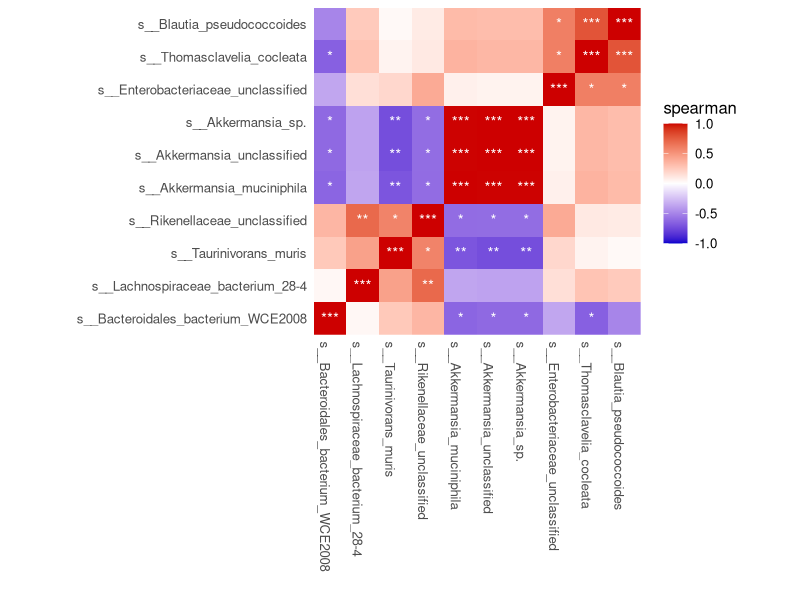

Here is the R script that generated this plot:
require(dplyr)
require(ggplot2)

gut <- readxl::read_excel("41.correlation heatmap.xlsx") %>% 
  tibble::column_to_rownames("Sample")

ggcorheat <- function(dat, cor.method = "spearman", 
                      colours = c("blue3","white","red3")){
  cor_est_dat <- cor_sig_dat <- matrix(ncol = ncol(dat), nrow = ncol(dat))
  colnames(cor_sig_dat) <- rownames(cor_sig_dat) <-
    colnames(cor_est_dat) <- rownames(cor_est_dat) <- 
    colnames(dat)
  
  for (i in colnames(dat)) {
    for (j in colnames(dat)) {
      tmp <- cor.test(dat %>% dplyr::select(i) %>% unlist, 
                      dat %>% dplyr::select(j) %>% unlist,
                      method = cor.method)
      cor_sig_dat[j,i] <- tmp$p.value
      cor_est_dat[j,i] <- tmp$estimate
    }
  }
  cor_sig_dat <- cor_sig_dat %>% 
    as.data.frame %>% 
    tibble::rownames_to_column("ID") %>% 
    tidyr::pivot_longer(cols = colnames(dat)) %>% 
    mutate(padj = p.adjust(value, method = "fdr")) %>% 
    dplyr::select(-value) %>% 
    tidyr::pivot_wider(names_from = "name", values_from = "padj") %>% 
    tibble::column_to_rownames("ID")
  
  datagg.p <- cor_sig_dat %>% as.data.frame %>% 
    tibble::rownames_to_column("Gene") %>%
    reshape2::melt("Gene") %>%
    rename(p = "value") %>%
    mutate(ID = paste0(Gene,"-",variable)) %>%
    dplyr::select(-c(Gene, variable)) %>%
    mutate(sig = ifelse(p > 0.05,"",ifelse(p > 0.01, "*",ifelse(p > 0.001, "**", "***"))))
  datagg <- cor_est_dat %>% as.data.frame %>% 
    tibble::rownames_to_column("Gene") %>%
    reshape2::melt("Gene") %>%
    mutate(ID = paste0(Gene,"-",variable)) %>%
    left_join(datagg.p, by = "ID")
  
  data.clust <- datagg %>% 
    dplyr::select(all_of(c("Gene","variable","value"))) %>% 
    tidyr::pivot_wider(names_from = "variable", values_from = "value") %>% 
    tibble::column_to_rownames("Gene") %>% 
    dist() %>% 
    hclust(method = "ward.D2")
  
  p <- datagg %>% 
    mutate(Gene = factor(Gene, levels = colnames(dat)[data.clust$order]),
           variable = factor(variable, levels = colnames(dat)[data.clust$order])) %>% 
    ggplot(aes(x = Gene, y = variable, fill = value, label = sig)) +
    geom_tile() +
    geom_text(color = "white") +
    labs(x = "", y = "", fill = "spearman") +
    scale_x_discrete(expand = c(0,0)) +
    scale_y_discrete(expand = c(0,0)) +
    scale_fill_gradient2(low = colours[1], mid = colours[2], high = colours[3], 
                         midpoint = 0, breaks = c(-1,-.5,0,.5,1), limits = c(-1,1)) +
    coord_fixed(ratio = 1) + 
    theme_classic() +
    theme(text = element_text(size = 12),
          axis.text.x.bottom = element_text(angle = 270, hjust = 0),
          line = element_blank())
  return(p)
}

p1 <- ggcorheat(dat = gut)
ggsave(plot = p1, filename = paste0("gut",".pdf"), 
       device = "pdf",width = 8, height = 8, dpi = 300)
